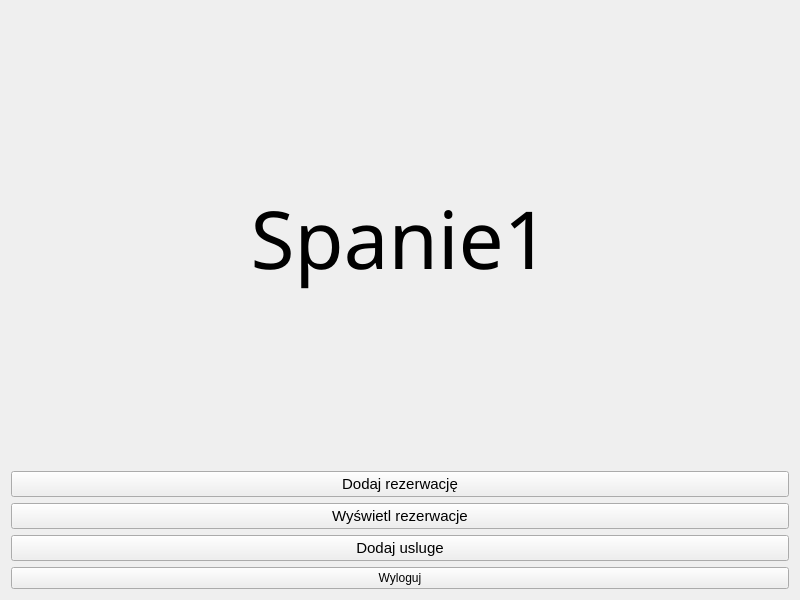
<?xml version="1.0" encoding="UTF-8"?>
<ui version="4.0">
 <class>PanelRecepcjonistki</class>
 <widget class="QWidget" name="PanelRecepcjonistki">
  <property name="geometry">
   <rect>
    <x>0</x>
    <y>0</y>
    <width>800</width>
    <height>600</height>
   </rect>
  </property>
  <property name="windowTitle">
   <string>Form</string>
  </property>
  <layout class="QGridLayout" name="gridLayout">
   <item row="3" column="0">
    <widget class="QPushButton" name="pushButton_3">
     <property name="font">
      <font>
       <pointsize>11</pointsize>
      </font>
     </property>
     <property name="text">
      <string>Dodaj usluge</string>
     </property>
    </widget>
   </item>
   <item row="2" column="0">
    <widget class="QPushButton" name="pushButton_2">
     <property name="font">
      <font>
       <pointsize>11</pointsize>
      </font>
     </property>
     <property name="text">
      <string>Wyświetl rezerwacje</string>
     </property>
    </widget>
   </item>
   <item row="1" column="0">
    <widget class="QPushButton" name="pushButton">
     <property name="font">
      <font>
       <pointsize>11</pointsize>
      </font>
     </property>
     <property name="text">
      <string>Dodaj rezerwację</string>
     </property>
    </widget>
   </item>
   <item row="0" column="0">
    <widget class="QLabel" name="label_3">
     <property name="font">
      <font>
       <family>Rockwell Condensed</family>
       <pointsize>60</pointsize>
      </font>
     </property>
     <property name="text">
      <string>Spanie1</string>
     </property>
     <property name="alignment">
      <set>Qt::AlignCenter</set>
     </property>
    </widget>
   </item>
   <item row="4" column="0">
    <widget class="QPushButton" name="pushButton_4">
     <property name="text">
      <string>Wyloguj</string>
     </property>
    </widget>
   </item>
  </layout>
 </widget>
 <resources/>
 <connections/>
</ui>
